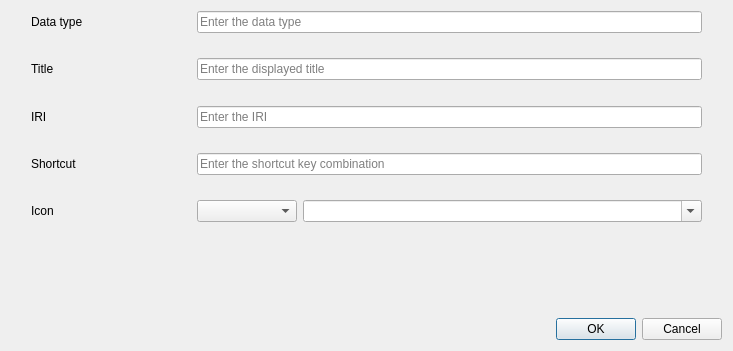
<?xml version="1.0" encoding="UTF-8"?>
<ui version="4.0">
 <class>TypeDialogBase</class>
 <widget class="QDialog" name="TypeDialogBase">
  <property name="geometry">
   <rect>
    <x>0</x>
    <y>0</y>
    <width>733</width>
    <height>351</height>
   </rect>
  </property>
  <property name="windowTitle">
   <string>data type</string>
  </property>
  <layout class="QGridLayout" name="gridLayout">
   <item row="0" column="0">
    <layout class="QVBoxLayout" name="mainVerticalLayout" stretch="1,1,1,1,1,1,1,1,1,0">
     <property name="leftMargin">
      <number>20</number>
     </property>
     <property name="rightMargin">
      <number>20</number>
     </property>
     <item>
      <layout class="QHBoxLayout" name="tileHorizontalLayout">
       <item>
        <widget class="QLabel" name="typeLabel">
         <property name="minimumSize">
          <size>
           <width>120</width>
           <height>0</height>
          </size>
         </property>
         <property name="text">
          <string>Data type</string>
         </property>
        </widget>
       </item>
       <item>
        <spacer name="titleHorizontalSpacer">
         <property name="orientation">
          <enum>Qt::Orientation::Horizontal</enum>
         </property>
         <property name="sizeType">
          <enum>QSizePolicy::Policy::Minimum</enum>
         </property>
         <property name="sizeHint" stdset="0">
          <size>
           <width>40</width>
           <height>20</height>
          </size>
         </property>
        </spacer>
       </item>
       <item>
        <widget class="QLineEdit" name="typeLineEdit">
         <property name="toolTip">
          <string>Enter the new type title, exclude title which contains whitespace.</string>
         </property>
         <property name="placeholderText">
          <string>Enter the data type</string>
         </property>
         <property name="clearButtonEnabled">
          <bool>true</bool>
         </property>
        </widget>
       </item>
      </layout>
     </item>
     <item>
      <spacer name="verticalSpacer1">
       <property name="orientation">
        <enum>Qt::Orientation::Vertical</enum>
       </property>
       <property name="sizeHint" stdset="0">
        <size>
         <width>20</width>
         <height>10</height>
        </size>
       </property>
      </spacer>
     </item>
     <item>
      <layout class="QHBoxLayout" name="displayedTitleHorizontalLayout">
       <item>
        <widget class="QLabel" name="typeDisplayedTitleLabel">
         <property name="minimumSize">
          <size>
           <width>120</width>
           <height>0</height>
          </size>
         </property>
         <property name="text">
          <string>Title</string>
         </property>
        </widget>
       </item>
       <item>
        <spacer name="displayedTitleHorizontalSpacer">
         <property name="orientation">
          <enum>Qt::Orientation::Horizontal</enum>
         </property>
         <property name="sizeType">
          <enum>QSizePolicy::Policy::Minimum</enum>
         </property>
         <property name="sizeHint" stdset="0">
          <size>
           <width>40</width>
           <height>20</height>
          </size>
         </property>
        </spacer>
       </item>
       <item>
        <widget class="QLineEdit" name="typeDisplayedTitleLineEdit">
         <property name="toolTip">
          <string>Enter the displayed title property of the type</string>
         </property>
         <property name="placeholderText">
          <string>Enter the displayed title</string>
         </property>
         <property name="clearButtonEnabled">
          <bool>true</bool>
         </property>
        </widget>
       </item>
      </layout>
     </item>
     <item>
      <spacer name="verticalSpacer2">
       <property name="orientation">
        <enum>Qt::Orientation::Vertical</enum>
       </property>
       <property name="sizeHint" stdset="0">
        <size>
         <width>20</width>
         <height>10</height>
        </size>
       </property>
      </spacer>
     </item>
     <item>
      <layout class="QHBoxLayout" name="iriHorizontalLayout">
       <item>
        <widget class="QLabel" name="iriLabel">
         <property name="minimumSize">
          <size>
           <width>120</width>
           <height>0</height>
          </size>
         </property>
         <property name="text">
          <string>IRI</string>
         </property>
        </widget>
       </item>
       <item>
        <spacer name="iriHorizontalSpacer">
         <property name="orientation">
          <enum>Qt::Orientation::Horizontal</enum>
         </property>
         <property name="sizeType">
          <enum>QSizePolicy::Policy::Minimum</enum>
         </property>
         <property name="sizeHint" stdset="0">
          <size>
           <width>40</width>
           <height>20</height>
          </size>
         </property>
        </spacer>
       </item>
       <item>
        <widget class="QLineEdit" name="iriLineEdit">
         <property name="toolTip">
          <string>Enter the Internationalized Resource Identifier for the type</string>
         </property>
         <property name="placeholderText">
          <string>Enter the IRI</string>
         </property>
        </widget>
       </item>
      </layout>
     </item>
     <item>
      <spacer name="verticalSpacer3">
       <property name="orientation">
        <enum>Qt::Orientation::Vertical</enum>
       </property>
       <property name="sizeHint" stdset="0">
        <size>
         <width>20</width>
         <height>10</height>
        </size>
       </property>
      </spacer>
     </item>
     <item>
      <layout class="QHBoxLayout" name="shortcutHorizontalLayout">
       <item>
        <widget class="QLabel" name="shortcutLabel">
         <property name="minimumSize">
          <size>
           <width>120</width>
           <height>0</height>
          </size>
         </property>
         <property name="text">
          <string>Shortcut</string>
         </property>
        </widget>
       </item>
       <item>
        <spacer name="shortcutHorizontalSpacer">
         <property name="orientation">
          <enum>Qt::Orientation::Horizontal</enum>
         </property>
         <property name="sizeType">
          <enum>QSizePolicy::Policy::Minimum</enum>
         </property>
         <property name="sizeHint" stdset="0">
          <size>
           <width>40</width>
           <height>20</height>
          </size>
         </property>
        </spacer>
       </item>
       <item>
        <widget class="QLineEdit" name="shortcutLineEdit">
         <property name="toolTip">
          <string>Enter the shortcut key combination for the type</string>
         </property>
         <property name="placeholderText">
          <string>Enter the shortcut key combination</string>
         </property>
        </widget>
       </item>
      </layout>
     </item>
     <item>
      <spacer name="verticalSpacer4">
       <property name="orientation">
        <enum>Qt::Orientation::Vertical</enum>
       </property>
       <property name="sizeHint" stdset="0">
        <size>
         <width>20</width>
         <height>10</height>
        </size>
       </property>
      </spacer>
     </item>
     <item>
      <layout class="QHBoxLayout" name="iconHorizontalLayout">
       <item>
        <widget class="QLabel" name="iconLabel">
         <property name="minimumSize">
          <size>
           <width>120</width>
           <height>0</height>
          </size>
         </property>
         <property name="text">
          <string>Icon</string>
         </property>
        </widget>
       </item>
       <item>
        <spacer name="iconHorizontalSpacer">
         <property name="orientation">
          <enum>Qt::Orientation::Horizontal</enum>
         </property>
         <property name="sizeType">
          <enum>QSizePolicy::Policy::Minimum</enum>
         </property>
         <property name="sizeHint" stdset="0">
          <size>
           <width>40</width>
           <height>20</height>
          </size>
         </property>
        </spacer>
       </item>
       <item>
        <widget class="QComboBox" name="iconFontCollectionComboBox">
         <property name="sizePolicy">
          <sizepolicy hsizetype="Minimum" vsizetype="Fixed">
           <horstretch>0</horstretch>
           <verstretch>0</verstretch>
          </sizepolicy>
         </property>
         <property name="minimumSize">
          <size>
           <width>100</width>
           <height>0</height>
          </size>
         </property>
         <property name="toolTip">
          <string>Select the icon font collection for this type</string>
         </property>
        </widget>
       </item>
       <item>
        <widget class="QComboBox" name="iconComboBox">
         <property name="sizePolicy">
          <sizepolicy hsizetype="Expanding" vsizetype="Fixed">
           <horstretch>0</horstretch>
           <verstretch>0</verstretch>
          </sizepolicy>
         </property>
         <property name="toolTip">
          <string>Select the icon used for this type</string>
         </property>
         <property name="editable">
          <bool>true</bool>
         </property>
         <property name="insertPolicy">
          <enum>QComboBox::InsertPolicy::NoInsert</enum>
         </property>
        </widget>
       </item>
      </layout>
     </item>
     <item>
      <spacer name="verticalSpacer5">
       <property name="orientation">
        <enum>Qt::Orientation::Vertical</enum>
       </property>
       <property name="sizeHint" stdset="0">
        <size>
         <width>20</width>
         <height>90</height>
        </size>
       </property>
      </spacer>
     </item>
    </layout>
   </item>
   <item row="1" column="0">
    <widget class="QDialogButtonBox" name="buttonBox">
     <property name="orientation">
      <enum>Qt::Orientation::Horizontal</enum>
     </property>
     <property name="standardButtons">
      <set>QDialogButtonBox::StandardButton::Cancel|QDialogButtonBox::StandardButton::Ok</set>
     </property>
    </widget>
   </item>
  </layout>
 </widget>
 <resources/>
 <connections>
  <connection>
   <sender>buttonBox</sender>
   <signal>accepted()</signal>
   <receiver>TypeDialogBase</receiver>
   <slot>accept()</slot>
   <hints>
    <hint type="sourcelabel">
     <x>248</x>
     <y>254</y>
    </hint>
    <hint type="destinationlabel">
     <x>157</x>
     <y>274</y>
    </hint>
   </hints>
  </connection>
  <connection>
   <sender>buttonBox</sender>
   <signal>rejected()</signal>
   <receiver>TypeDialogBase</receiver>
   <slot>reject()</slot>
   <hints>
    <hint type="sourcelabel">
     <x>316</x>
     <y>260</y>
    </hint>
    <hint type="destinationlabel">
     <x>286</x>
     <y>274</y>
    </hint>
   </hints>
  </connection>
 </connections>
</ui>
